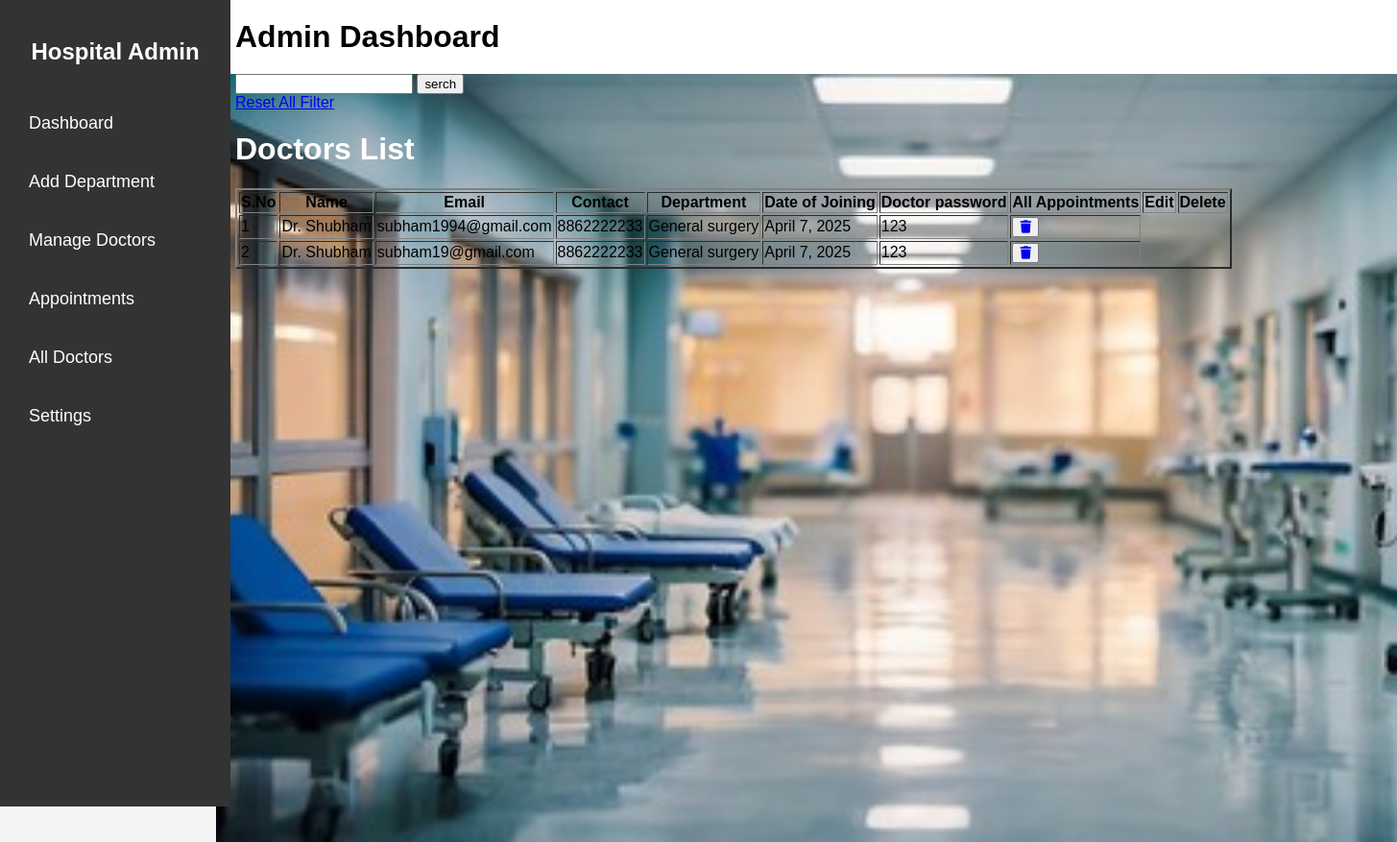
/doctorReports/, run on an earlier commit of the app's database.
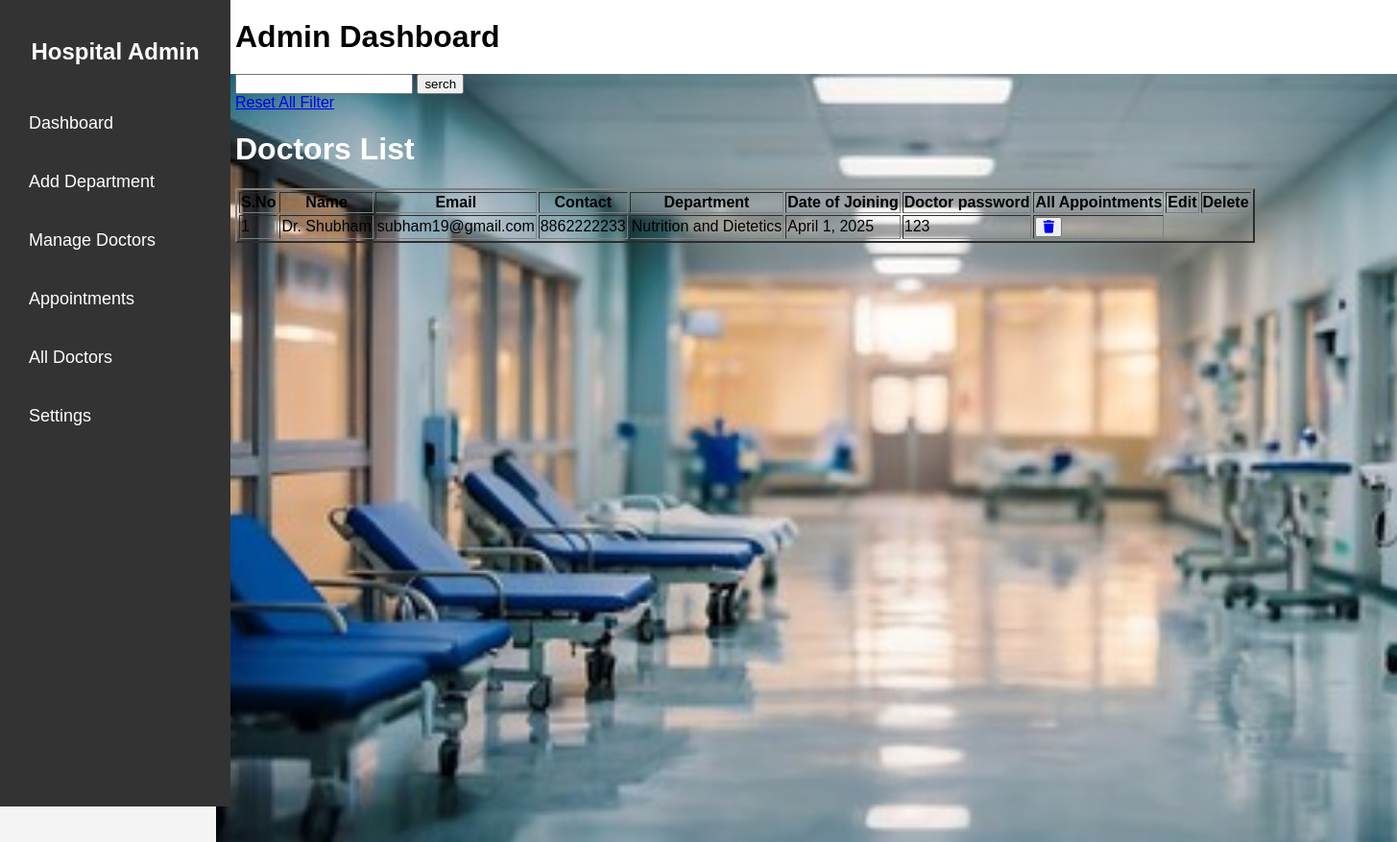
And on a later commit of the database.
### hospital/models.py (models this page shows, shortened)
class DoctorData(models.Model):
    doc_name = models.CharField(max_length=50, unique=True)
    doc_email = models.EmailField()
    doc_DOJ = models.DateField()
    doc_dep = models.ForeignKey(Department, on_delete=models.PROTECT, to_field='dep_name')
    doc_Que = models.CharField(max_length=50)
    doc_contact = models.BigIntegerField()  # Changed to BigInteger for phone numbers
    doc_password = models.CharField(max_length=50)
    doc_work = models.CharField(max_length=100)

class Department(models.Model):
    dep_name = models.CharField(max_length=50, unique=True)
    dep_description = models.CharField(max_length=50)
    dep_Hod = models.CharField(max_length=50)
    def __str__(self):
        return self.dep_description

### hospital/views.py (the view)
# urls.py: path('doctorReports/',views.doctorReports,name='doctorReports'),
def doctorReports(request):
    mydata=DoctorData.objects.all()
    doc_count=mydata.count()
    print(doc_count)
    return render(request,'doctorReports.html', {'data':mydata, 'count':doc_count})

### hospital/templates/doctorReports.html (shortened to what this page needs)
{% extends 'base.html' %}
{% load static %}
{% block css %} <link rel="stylesheet" href="{% static 'css/DoctorReports.css' %}"> {% endblock %}
{% block Content %}
<div class="container">
<form action="{% url 'search' %}" method="post" enctype="multipart/form-data">
    <input type="search" name="search">
    <button type="submit">serch</button>
</form>
<a href="{% url 'doctorReports' %}">Reset All Filter</a>
    <h1 style="color: white;">Doctors List</h1>
    <table border="2px solid white" id="table-data" >
            <tr>
                <th>S.No</th>
                <th>Name</th>
                <th>Email</th>
                <th>Contact</th>
                <th>Department</th>
                <th>Date of Joining</th>
                <th>Doctor password</th>
                <th>All Appointments</th>
                <th>Edit</th>
                <th>Delete</th>
            </tr>
            {% for i in data %}
            <tr>
                <td>{{ forloop.counter }}</td>
                <td>{{ i.doc_name }}</td>
                <td>{{ i.doc_email }}</td>
                <td>{{ i.doc_contact }}</td>
                <td>{{ i.doc_dep }}</td>
                <td>{{ i.doc_DOJ }}</td>
                <td>{{ i.doc_password }}</td>
            <td><button><a href="{% url 'removedoctor' pk=i.id %}"><i class="fa-solid fa-trash"></i></a></button></td>
            </tr>
            {% endfor %}
    </table>
</div>
{% endblock%}

What changed in the data, as far as the page shows it:
removed DoctorData: doc_name "Dr. Shubham", doc_email "subham19@gmail.com", doc_contact "8862222233", doc_dep "General surgery", doc_DOJ "April 7, 2025", doc_password "123"
changed DoctorData "Dr. Shubham": doc_email "subham1994@gmail.com" → "subham19@gmail.com"; doc_dep "General surgery" → "Nutrition and Dietetics"; doc_DOJ "April 7, 2025" → "April 1, 2025"
